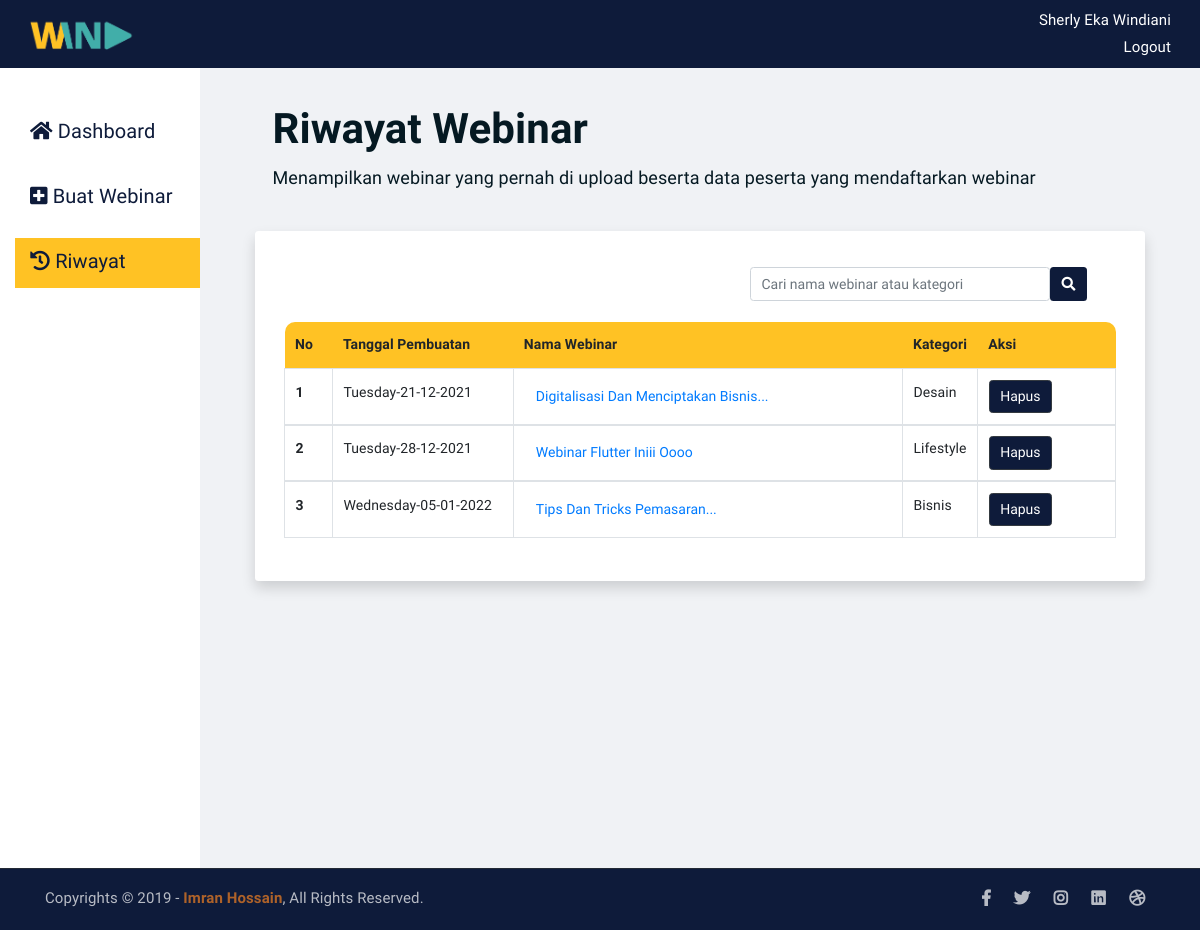
The page /riwayat-webinar-eo.php on the database its author committed.
### tables this page shows
CREATE TABLE `tb_buat_webinar` (
  `id_webinar` int(11) NOT NULL,
  `gambar_poster` varchar(20) NOT NULL,
  `tgl_buat` varchar(100) NOT NULL,
  `judul_webinar` varchar(225) NOT NULL,
  `kategori_webinar` varchar(50) NOT NULL,
  `nama_eo` varchar(225) NOT NULL,
  `email_eo` varchar(225) NOT NULL,
  `tanggal_mulai` varchar(100) NOT NULL,
  `waktu_mulai` varchar(20) NOT NULL,
  `link_streaming` varchar(150) DEFAULT NULL,
  `deskripsi_webinar` text NOT NULL
);

### riwayat-webinar-eo.php (the view, shortened to what this page needs)
<!DOCTYPE html>
<html lang="en">
<head>
	<link rel="stylesheet" href="assets/css/all.min.css">
	<link rel="stylesheet" href="assets/bootstrap/css/bootstrap.min.css">
	<link rel="stylesheet" href="assets/css/owl.carousel.css">
	<link rel="stylesheet" href="assets/css/magnific-popup.css">
	<link rel="stylesheet" href="assets/css/animate.css">
	<link rel="stylesheet" href="assets/css/meanmenu.min.css">
	<link rel="stylesheet" href="assets/css/main.css">
	<link rel="stylesheet" href="assets/css/css_sherly.css">
	<link rel="stylesheet" href="assets/css/responsive.css">
</head>
<body>
    <nav class="navbar navBarEo">
        <div class="container-fluid navBarEo">
            <a class="navbar-brand" href="index.php">
                <img src="assets/img/logo_transparan.png" style="width: 70%" alt="">
            </a>
            <div class="navBarUsername">
				<p class="panggilUsername">Sherly eka windiani</p>
				<a class="txtLogout" href="#">Logout</a>
			</div>
        </div>
    </nav>
	<div class="container-fluid">
		<div class="row">
			<div class="col-md-2 colKiri">
				<div class="sidebarEo">
				    <ul style='list-style-type: none;'>
						<li class="listMenu" >
							<a class="pilihanMenu" href="dashboard-eo.php"><i class="fas fa-home"></i> Dashboard</a>
						</li>
						<li class="listMenu">
							<a class="pilihanMenu" href="buat-webinar-eo
							.php"><i class="fas fa-plus-square"></i> Buat Webinar</a>
						</li>
						<li class="listMenu active ">
							<a class="pilihanMenu" href="riwayat-webinar-eo.php"><i class="fas fa-history" ></i> Riwayat</a>
						</li>
					</ul>
				</div>
			</div>
			<div class="col-md-10" style="background-color: #F0F2F5;">
				<div class="cardDashboard">
					<div class="card cardBuatWebinar">
						<div class="card-body">
							<h2 class="card-title">Riwayat Webinar</h2>
							<p class="card-text" style="font-size: 18px;">Menampilkan webinar yang pernah di upload beserta data peserta yang mendaftarkan webinar </p>
						</div>
					</div>
					<div class="card shadow p-3 mb-5 bg-white rounded" style="width: 100%; border: none; border-radius: 6px;">
						<div class="card-body" style="padding: 15px">
							<div class="navbar">
								<div class="container d-flex justify-content-end mb-3 ">
									<form class="d-flex" action="" method="post" style=" ">
										<input class="form-control" style="width: 300px;" name="inputCari" type="search" placeholder="Cari nama webinar atau kategori" aria-label="Search">
										<button class="btn" name="cari" type="submit" style="background-color: #0E1B3A; color: white;"><i class="fas fa-search"></i></button>
									</form>
								</div>
							</div>
							<table class="table table-bordered tabelRiwayat" >
								<thead>
									<tr class="tabelThead">
										<th scope="col" style="border-top-left-radius: 10px; border: none; width: 50px">No</th>
										<th scope="col" style="border: none; width: 200px">Tanggal Pembuatan</th>
										<th scope="col" style="border: none; width: 450px">Nama Webinar</th>
										<th scope="col" style="border: none;">Kategori</th>
										<th scope="col" style="border-top-right-radius: 10px; border: none; width: 150px;">Aksi</th>
									</tr>
								</thead>
									<?php
										include "koneksi.php";
										$no=1;
										$cari = $_POST['inputCari'];
										if($cari != ''){
											$select= mysqli_query($koneksi, "SELECT * FROM tb_buat_webinar WHERE id_webinar AND judul_webinar LIKE '%".$cari."%' OR kategori_webinar LIKE '%".$cari."%' ");
										}else{
											$select= mysqli_query($koneksi, "SELECT * FROM tb_buat_webinar WHERE id_webinar ");
										}
										if(mysqli_num_rows($select)){
											while ($data=mysqli_fetch_array ($select)){
									?>
								<tbody>
									<tr>
										<th><?php echo $no++;?></th>
										<td style="text-transform: capitalize;"><?php echo $data['tgl_buat'];?> </td>
										<td>
											<a href="detail-webinar-eo.php?id_webinar=<?php echo $data['id_webinar'];?>" >
												<button type="button" class="btn btn-link" style="text-transform: capitalize;  text-align: left;">
														<?php
														$title = $data['judul_webinar'];
														$arr = explode(" ", $title);
														$limit = 4;
														$new = [];
														if (count($arr) > $limit) {
															for($i = 0; $i < $limit; $i++) {
																array_push($new, $arr[$i]);
															}
														}
														if($new) {
															$new = implode(" ", $new);
															print_r($new); echo '...';
														}
														else {
															print_r($title);
														}
													?>
												</button>
											</a>
										</td>
										<td><?php echo $data['kategori_webinar'];?> </td>
										<td>
											<a href="delete-webinar-eo.php?id_webinar=<?php echo $data['id_webinar'];?>"
												onclick="return confirm ('Apakah anda yakin?')" >
												<button type="button" class="btn btn-dark btnAksi">Hapus</button>
											</a>
										</td>
									</tr>
								</tbody>
								<?php } } else{
										echo '<tr class="align-middle"><td colspan="5">Tidak ada data</td></tr>';
									}?>
							</table>
						</div>
					</div>
				</div>
			</div>
		</div>
	</div>
	<div class="copyright" style="background-color: #0E1B3A">
		<div class="container">
			<div class="row">
				<div class="col-lg-6 col-md-12">
					<p>Copyrights &copy; 2019 - <a href="https://imransdesign.com/">Imran Hossain</a>,  All Rights Reserved.</p>
				</div>
				<div class="col-lg-6 text-right col-md-12">
					<div class="social-icons">
						<ul>
							<li><a href="#" target="_blank"><i class="fab fa-facebook-f"></i></a></li>
							<li><a href="#" target="_blank"><i class="fab fa-twitter"></i></a></li>
							<li><a href="#" target="_blank"><i class="fab fa-instagram"></i></a></li>
							<li><a href="#" target="_blank"><i class="fab fa-linkedin"></i></a></li>
							<li><a href="#" target="_blank"><i class="fab fa-dribbble"></i></a></li>
						</ul>
					</div>
				</div>
			</div>
		</div>
	</div>
</body>
</html>

### assets/css/main.css (style rules this page uses)
html { font-size: 14px; font-weight: 400; line-height: 28px; height: 100%; }
body { font-family: 'Lexend Deca', sans-serif; font-weight: 400; font-size: 1rem; letter-spacing: 0.1px; line-height: 1.8; color: #051922; overflow-x: hidden; }
body img { max-width: 100%; }
a { cursor: pointer; text-decoration: none; -webkit-transition: all 0.2s ease-in-out; -o-transition: all 0.2s ease-in-out; transition: all 0.2s ease-in-out; }
h1, .h1, h2, .h2, h3, .h3, h4, .h4, h5, .h5, h6, .h6 { font-family: 'Lexend Deca', sans-serif; font-weight: 700; margin: 0 0 1.25rem 0; color: #051922; }
h2, .h2 { font-size: 3rem; font-weight: 700; line-height: 3.25rem; }
p { font-family: 'Lexend Deca', sans-serif; font-weight: 400; font-size: 1rem; letter-spacing: 0.1px; line-height: 1.8; color: #051922; margin: 0 0 1.25rem 0; }
p:last-child { margin: 0; }
a.navbar-brand img { max-width: 150px; }
.copyright { background-color: #051922; border-top: 1px solid #232a35; }
.copyright p { margin: 0; color: #fff; opacity: 0.7; padding: 16px 0; font-size: 15px; }
.copyright a { color: #F28123; font-weight: 700; }
.social-icons ul { margin: 0; padding: 0; list-style: none; }
.social-icons ul li { display: inline-block; }
.social-icons ul li a { font-size: 16px; color: #fff; opacity: 0.7; padding: 16px 10px; display: block; }
a.navbar-brand { -webkit-transition: 0.3s; -o-transition: 0.3s; transition: 0.3s; }
.social-icons ul li a { -webkit-transition: 0.3s; -o-transition: 0.3s; transition: 0.3s; }
html, body { height: 100%; }
thead { border-bottom: 1px solid #eee; }

### assets/css/css_sherly.css (style rules this page uses)
.navBarEo { background-color: #0E1B3A; }
.navBarUsername { text-align: right; }
.panggilUsername { color: white; font-family: 'Lexend Deca', sans-serif; font-size: 15px; margin-bottom: 0px; text-transform: capitalize; }
.txtLogout { color: white; font-family: 'Lexend Deca', sans-serif; font-size: 15px; font-weight: 200; }
.colKiri { height: 800px; background-color: white; width: 300px; }
.sidebarEo { padding-top: 40px; margin-left: -20px; width: 400px; }
.sidebarEo ul li.active { background-color: #FFC224 ; color: white !important; }
.listMenu { margin-left: -20px; padding-top: 5px; padding-bottom: 5px; padding-right: 5px; padding-left: 5px; width: 200px; height: 50px; font-family: 'Lexend Deca', sans-serif; font-size: 20px; cursor: pointer; }
.pilihanMenu { margin-left: 10px; color: #0E1B3A; }
.cardDashboard { margin: 40px; }
.cardBuatWebinar { font-family: 'Lexend Deca', sans-serif; margin-bottom: 20px; margin-top: -20px; background: transparent; border: none; }
.tabelRiwayat { border: none; }
.tabelThead { background-color: #FFC224; border: none; }
.btnAksi { background-color: #0E1B3A; color: white; }

### rows shown on the page
tb_buat_webinar: tgl_buat "Tuesday-21-12-2021", value "Digitalisasi Dan Menciptakan Bisnis", kategori_webinar "Desain"
tb_buat_webinar: tgl_buat "Tuesday-28-12-2021", value "Webinar Flutter Iniii Oooo", kategori_webinar "Lifestyle"
tb_buat_webinar: tgl_buat "Wednesday-05-01-2022", value "Tips Dan Tricks Pemasaran", kategori_webinar "Bisnis"
